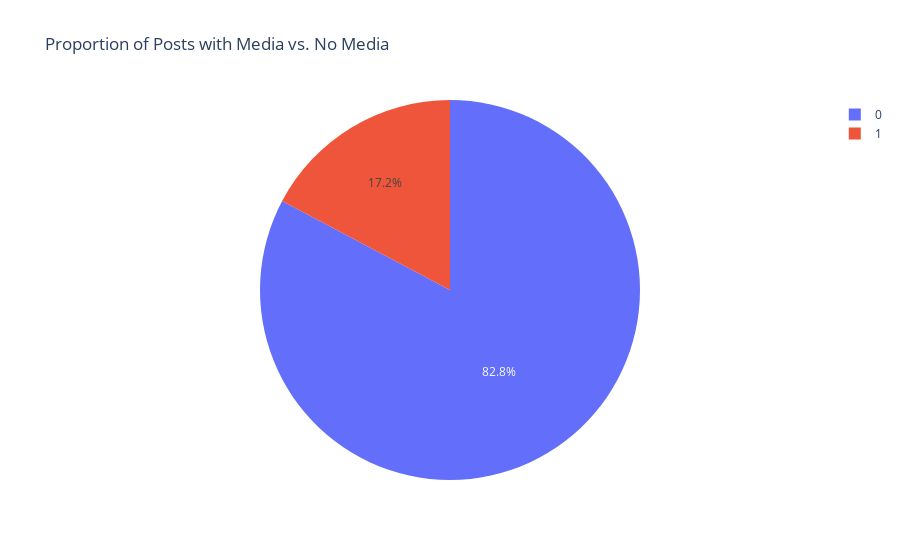

Notebook cell for this chart:
### Code cell
fig = px.pie(df_clean, names='Post has Media', title='Proportion of Posts with Media vs. No Media')
fig.show()

### Figure 1 — Plotly figure (JSON) as saved in the notebook; plotly's stock layout.template omitted (floating-point values rounded to 4 significant figures; data arrays with more than 128 entries replaced by an {"elided": "..."} marker saying what was removed)
{"data": [{"domain": {"x": [0, 1], "y": [0, 1]}, "hovertemplate": "Post has Media=%{label}<extra></extra>", "labels": {"elided": "7250 int values"}, "legendgroup": "", "name": "", "showlegend": true, "type": "pie"}], "layout": {"legend": {"tracegroupgap": 0}, "title": {"text": "Proportion of Posts with Media vs. No Media"}}}
